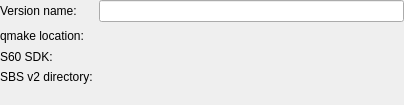
<?xml version="1.0" encoding="UTF-8"?>
<ui version="4.0">
 <class>Qt4ProjectManager::Internal::QtVersionInfo</class>
 <widget class="QWidget" name="Qt4ProjectManager::Internal::QtVersionInfo">
  <property name="geometry">
   <rect>
    <x>0</x>
    <y>0</y>
    <width>404</width>
    <height>105</height>
   </rect>
  </property>
  <layout class="QGridLayout">
   <property name="margin">
    <number>0</number>
   </property>
   <item row="1" column="0">
    <widget class="QLabel" name="versionNameLabel">
     <property name="text">
      <string>Version name:</string>
     </property>
    </widget>
   </item>
   <item row="1" column="1">
    <widget class="QLineEdit" name="nameEdit"/>
   </item>
   <item row="2" column="0">
    <widget class="QLabel" name="pathLabel">
     <property name="text">
      <string>qmake location:</string>
     </property>
    </widget>
   </item>
   <item row="2" column="1">
    <widget class="Utils::PathChooser" name="qmakePath" native="true"/>
   </item>
   <item row="4" column="0">
    <widget class="QLabel" name="s60SDKLabel">
     <property name="text">
      <string>S60 SDK:</string>
     </property>
    </widget>
   </item>
   <item row="4" column="1">
    <widget class="Utils::PathChooser" name="s60SDKPath" native="true"/>
   </item>
   <item row="5" column="0">
    <widget class="QLabel" name="sbsV2Label">
     <property name="text">
      <string>SBS v2 directory:</string>
     </property>
    </widget>
   </item>
   <item row="5" column="1">
    <widget class="Utils::PathChooser" name="sbsV2Path" native="true"/>
   </item>
   <item row="6" column="0" colspan="2">
    <widget class="QLabel" name="errorLabel">
     <property name="text">
      <string/>
     </property>
    </widget>
   </item>
  </layout>
 </widget>
 <customwidgets>
  <customwidget>
   <class>Utils::PathChooser</class>
   <extends>QWidget</extends>
   <header location="global">utils/pathchooser.h</header>
   <container>1</container>
   <slots>
    <signal>editingFinished()</signal>
    <signal>browsingFinished()</signal>
   </slots>
  </customwidget>
 </customwidgets>
 <resources/>
 <connections/>
</ui>
